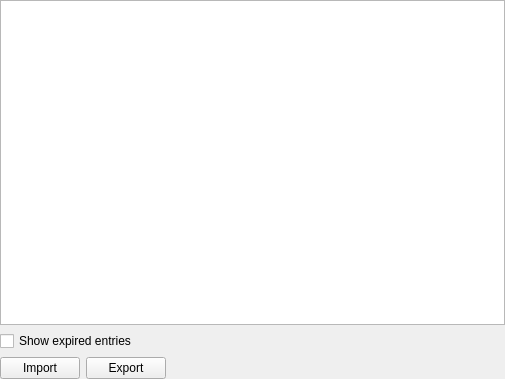
<?xml version="1.0" encoding="UTF-8"?>
<ui version="4.0">
 <class>ReportsWidgetPasskeys</class>
 <widget class="QWidget" name="ReportsWidgetPasskeys">
  <property name="geometry">
   <rect>
    <x>0</x>
    <y>0</y>
    <width>505</width>
    <height>379</height>
   </rect>
  </property>
  <layout class="QVBoxLayout" name="verticalLayout" stretch="0,0,0">
   <property name="leftMargin">
    <number>0</number>
   </property>
   <property name="topMargin">
    <number>0</number>
   </property>
   <property name="rightMargin">
    <number>0</number>
   </property>
   <property name="bottomMargin">
    <number>0</number>
   </property>
   <item>
    <widget class="QTableView" name="passkeysTableView">
     <property name="accessibleName">
      <string>Passkey report entries</string>
     </property>
     <property name="contextMenuPolicy">
      <enum>Qt::CustomContextMenu</enum>
     </property>
     <property name="sizeAdjustPolicy">
      <enum>QAbstractScrollArea::AdjustToContents</enum>
     </property>
     <property name="editTriggers">
      <set>QAbstractItemView::NoEditTriggers</set>
     </property>
     <property name="showDropIndicator" stdset="0">
      <bool>false</bool>
     </property>
     <property name="alternatingRowColors">
      <bool>true</bool>
     </property>
     <property name="selectionBehavior">
      <enum>QAbstractItemView::SelectRows</enum>
     </property>
     <property name="textElideMode">
      <enum>Qt::ElideRight</enum>
     </property>
     <property name="sortingEnabled">
      <bool>true</bool>
     </property>
     <attribute name="horizontalHeaderStretchLastSection">
      <bool>true</bool>
     </attribute>
     <attribute name="verticalHeaderVisible">
      <bool>false</bool>
     </attribute>
    </widget>
   </item>
   <item>
    <widget class="QCheckBox" name="showExpired">
     <property name="text">
      <string>Show expired entries</string>
     </property>
    </widget>
   </item>
   <item>
    <layout class="QHBoxLayout" name="horizontalLayout">
     <item>
      <widget class="QPushButton" name="importButton">
       <property name="text">
        <string>Import</string>
       </property>
      </widget>
     </item>
     <item>
      <widget class="QPushButton" name="exportButton">
       <property name="text">
        <string>Export</string>
       </property>
      </widget>
     </item>
     <item>
      <spacer name="horizontalSpacer">
       <property name="orientation">
        <enum>Qt::Horizontal</enum>
       </property>
       <property name="sizeHint" stdset="0">
        <size>
         <width>40</width>
         <height>20</height>
        </size>
       </property>
      </spacer>
     </item>
    </layout>
   </item>
  </layout>
 </widget>
 <resources/>
 <connections/>
</ui>
